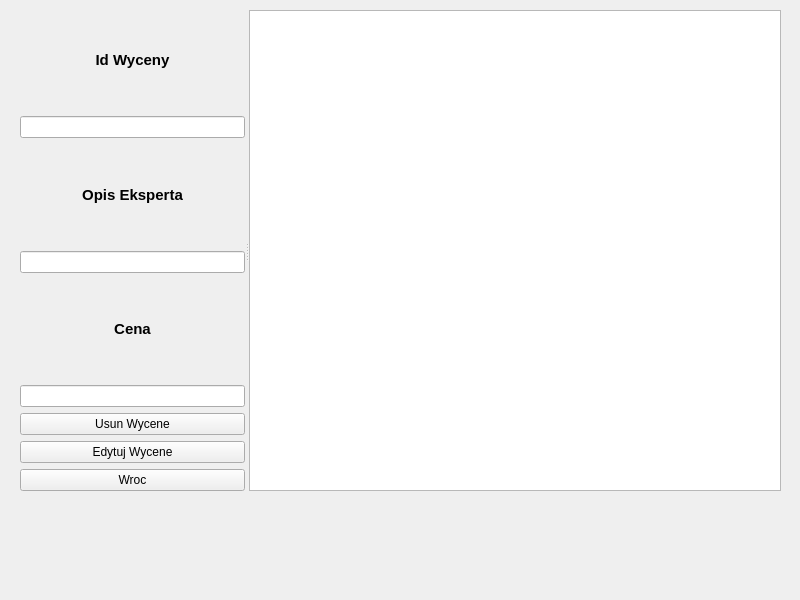
<?xml version="1.0" encoding="UTF-8"?>
<ui version="4.0">
 <class>PanelWycen</class>
 <widget class="QWidget" name="PanelWycen">
  <property name="geometry">
   <rect>
    <x>0</x>
    <y>0</y>
    <width>800</width>
    <height>600</height>
   </rect>
  </property>
  <property name="windowTitle">
   <string>Form</string>
  </property>
  <widget class="QSplitter" name="splitter">
   <property name="geometry">
    <rect>
     <x>20</x>
     <y>10</y>
     <width>761</width>
     <height>481</height>
    </rect>
   </property>
   <property name="orientation">
    <enum>Qt::Horizontal</enum>
   </property>
   <widget class="QWidget" name="layoutWidget">
    <layout class="QVBoxLayout" name="verticalLayout_5">
     <item>
      <layout class="QVBoxLayout" name="verticalLayout">
       <item>
        <widget class="QLabel" name="label">
         <property name="font">
          <font>
           <pointsize>11</pointsize>
           <bold>true</bold>
          </font>
         </property>
         <property name="text">
          <string>Id Wyceny</string>
         </property>
         <property name="alignment">
          <set>Qt::AlignCenter</set>
         </property>
        </widget>
       </item>
       <item>
        <widget class="QLineEdit" name="ID_Line"/>
       </item>
      </layout>
     </item>
     <item>
      <layout class="QVBoxLayout" name="verticalLayout_2">
       <item>
        <widget class="QLabel" name="label_2">
         <property name="font">
          <font>
           <pointsize>11</pointsize>
           <bold>true</bold>
          </font>
         </property>
         <property name="text">
          <string>Opis Eksperta</string>
         </property>
         <property name="alignment">
          <set>Qt::AlignCenter</set>
         </property>
        </widget>
       </item>
       <item>
        <widget class="QLineEdit" name="Opis_Line"/>
       </item>
      </layout>
     </item>
     <item>
      <layout class="QVBoxLayout" name="verticalLayout_3">
       <item>
        <widget class="QLabel" name="label_3">
         <property name="font">
          <font>
           <pointsize>11</pointsize>
           <bold>true</bold>
          </font>
         </property>
         <property name="text">
          <string>Cena</string>
         </property>
         <property name="alignment">
          <set>Qt::AlignCenter</set>
         </property>
        </widget>
       </item>
       <item>
        <widget class="QLineEdit" name="Cena_Line"/>
       </item>
      </layout>
     </item>
     <item>
      <layout class="QVBoxLayout" name="verticalLayout_4">
       <item>
        <widget class="QPushButton" name="Usun_Button">
         <property name="text">
          <string>Usun Wycene</string>
         </property>
        </widget>
       </item>
       <item>
        <widget class="QPushButton" name="Edytuj_Button">
         <property name="text">
          <string>Edytuj Wycene</string>
         </property>
        </widget>
       </item>
       <item>
        <widget class="QPushButton" name="Wroc_Button">
         <property name="text">
          <string>Wroc</string>
         </property>
        </widget>
       </item>
      </layout>
     </item>
    </layout>
   </widget>
   <widget class="QTableView" name="tablica"/>
  </widget>
 </widget>
 <resources/>
 <connections/>
</ui>
